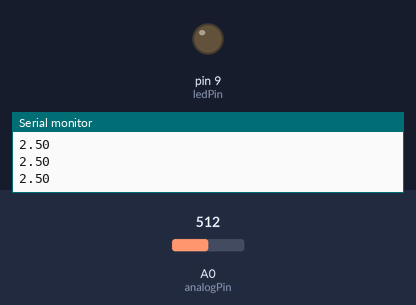
Simulated run of this sketch. Board: Arduino Uno, built with avr-gcc and run on an emulated ATmega328P. Parts: output pins drawn as LEDs (lit = HIGH), the last lines printed to the serial monitor. The inputs (shaded band) are chosen by the test bench; at power-on: A0 (analogPin) = 512.

Above: at 1.3 s.
1.4 s: A0 (analogPin) set to 806
2.9 s: A0 (analogPin) set to 836
At 3.7 s:
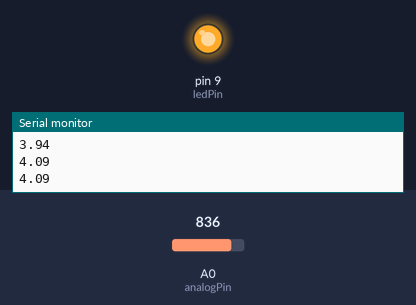
4.5 s: A0 (analogPin) set to 716
At 4.9 s:
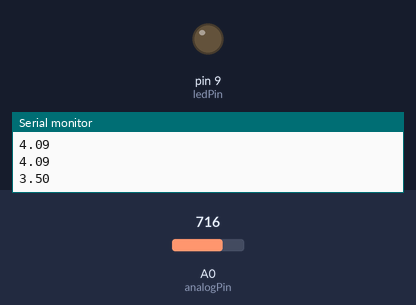
6.0 s: A0 (analogPin) set to 900
At 7.3 s:
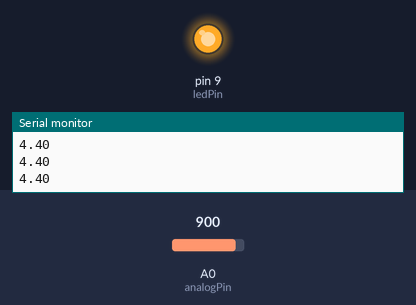
Timing chart, 0 to 8.5 s (numbered marks = the images above; inputs shaded):
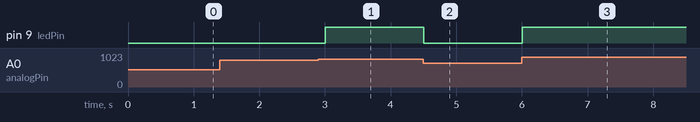

The sketch:

potenciometro-sentenciaIF.ino
```cpp
float V2;
int readVal;
int analogPin = A0;
int dt = 500;

int ledPin = 9;
void setup() {
  Serial.begin(9600);
  pinMode(analogPin,INPUT);
  pinMode(ledPin,OUTPUT);


}

void loop() {
  readVal = analogRead(analogPin);
  V2 = (5.*readVal)/1023.;

  if(V2 > 4.0) {
    digitalWrite(ledPin, HIGH);
  }

  if(V2 <= 4.0) {
    digitalWrite(ledPin,LOW);
  }

  Serial.println(V2);
  delay(dt);


}
```

Measured:
- the behaviour switches between 818 and 819 on A0 (analogPin) (found by bisection; images 0 and 1)
- after the input at 2.9 s, pin 9 (ledPin): LOW → HIGH after 0.10 s
- after the input at 4.5 s, pin 9 (ledPin): HIGH → LOW at once
- after the input at 6.0 s, pin 9 (ledPin): LOW → HIGH at once
